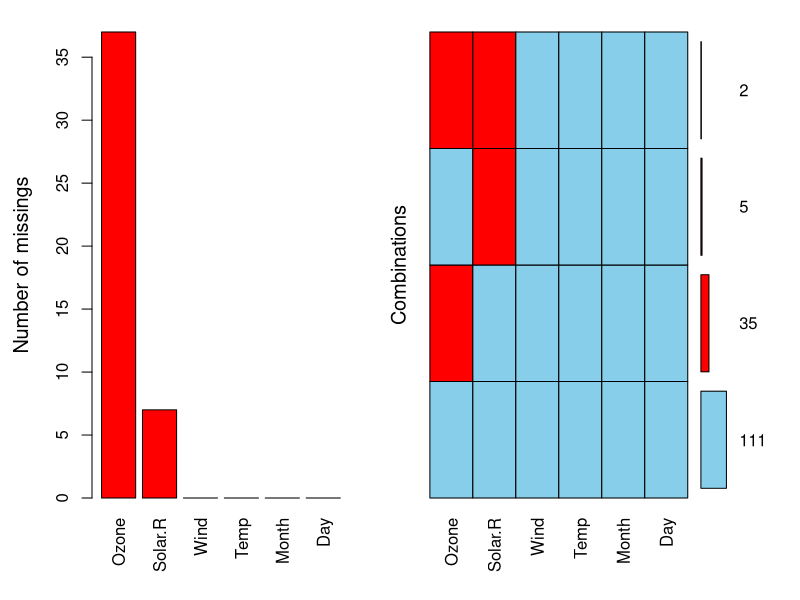
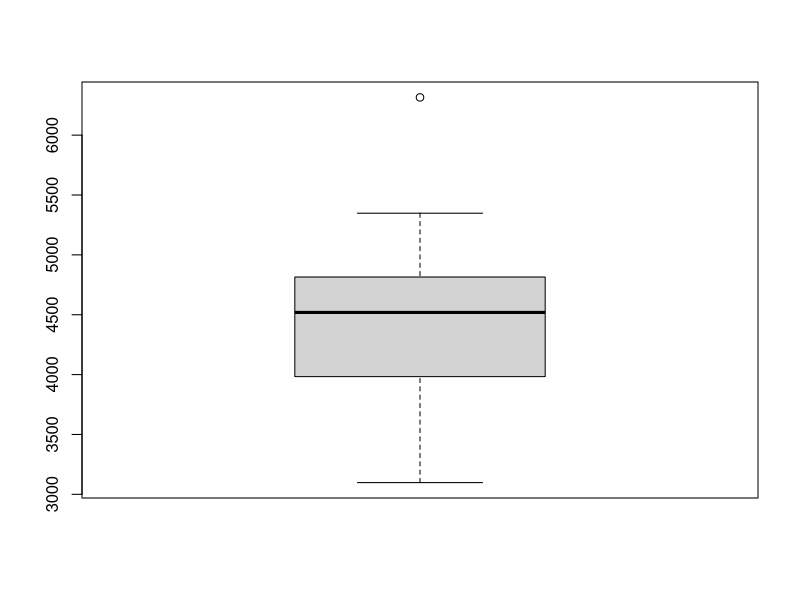
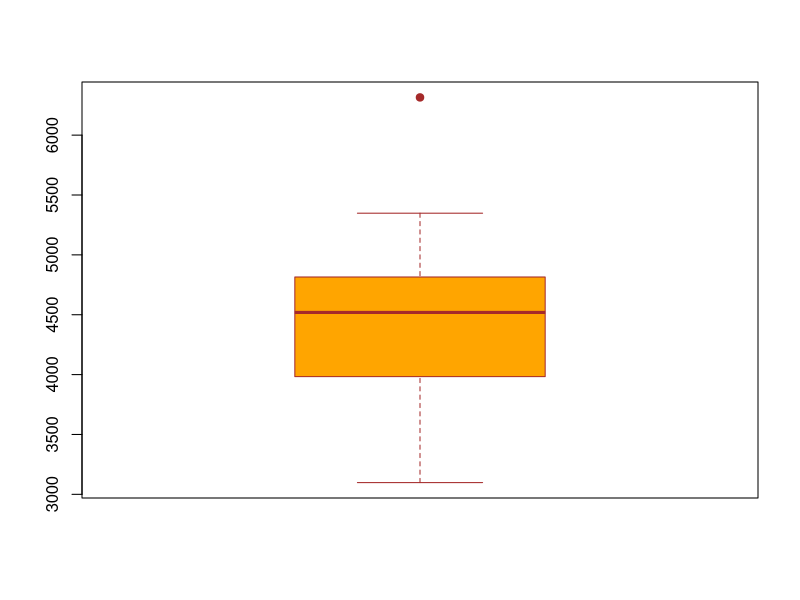
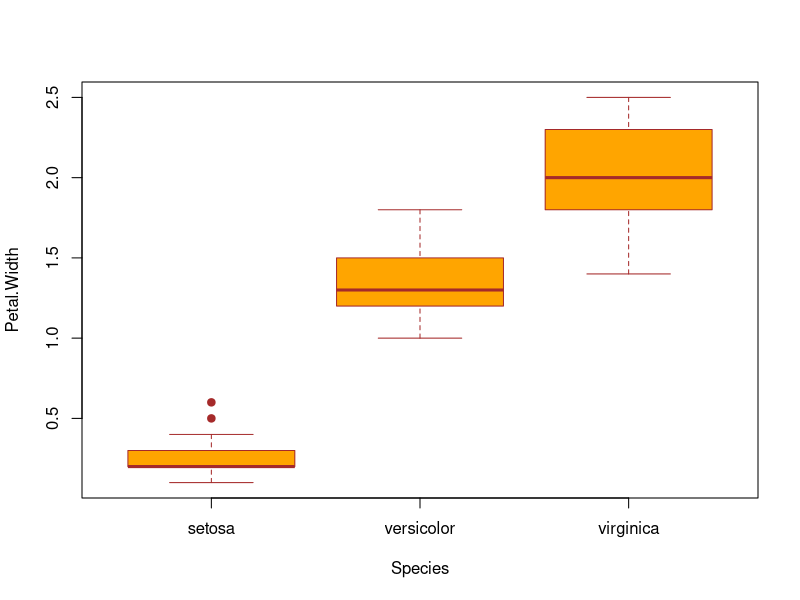
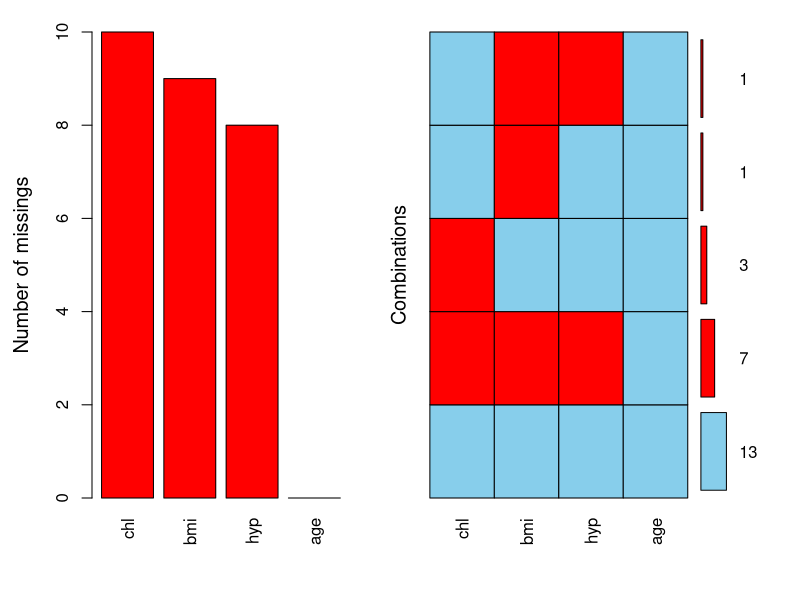
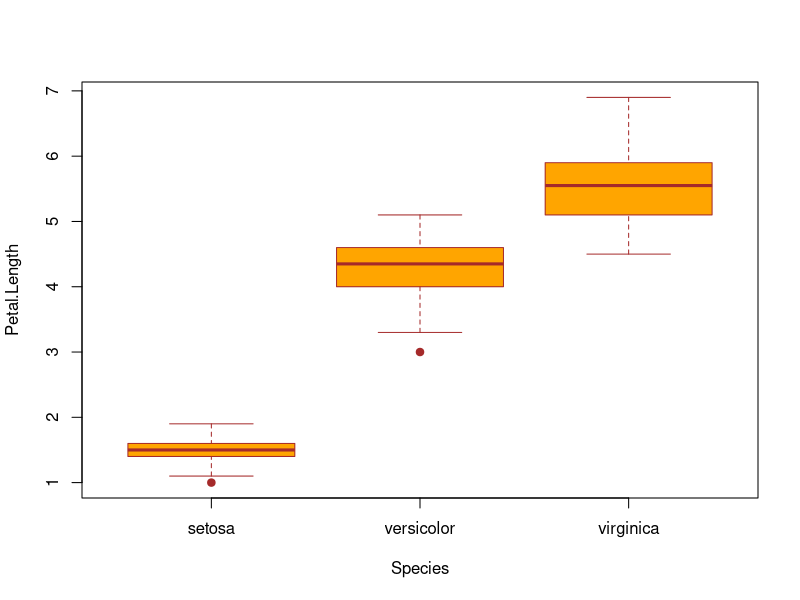

Write the R code that produced these figures, in order.
# Unit 7. Data Preprocessing (1) Missing Values and Anormalies 

windows(width = 7, height = 5)

x <- c(45, NA, 87, 63, 55, NA, 72, 61, 59, 68)
x

mean(x)
mean(x, na.rm = T)

var(x, na.rm = T)
sd(x, na.rm = T)

x <- c(45, NA, 87, 63, 55, NA, 72, 61, 59, 68)
is.na(x)
x[is.na(x)]
x[!is.na(x)]

x[is.na(x)] <- mean(x, na.rm = T)
x

?airquality
str(airquality)

df <- airquality
complete.cases(df)
df[complete.cases(df), ]
df[!complete.cases(df), ]

sum(is.na(df$Ozone))
sum(is.na(df$Solar.R))
sum(is.na(df$Solar.R) & is.na(df$Ozone))

sum(!complete.cases(df))
mean(!complete.cases(df))

library(VIM)
?VIM
?aggr
aggr(airquality, prop = F, numbers = T, sortVar = T)

airquality[complete.cases(airquality), ]
df <- na.omit(airquality)
str(df)
nrow(airquality[complete.cases(airquality), ])

library(mice)
?mice

result <- mice(airquality, method="mean", m = 2, maxit = 2)
result$imp$Ozone
result$imp$Solar.R
result$imp$Wind

df <- data.frame(state.x77)
?boxplot
boxplot(df$Income)
boxplot(df$Income, pch = 19, col = "orange", border = "brown")

boxplot.stats(df$Income)
outlier <- boxplot.stats(df$Income)
df[df$Income == outlier$out, ]

df <- data.frame(state.x77)
nrow(df)
df[df$Income == outlier$out, ] <- NA
df[!complete.cases(df), ]
df.no.outlier <- na.omit(df)
nrow(df.no.outlier)

boxplot(Petal.Width ~ Species, data = iris, 
        pch = 19, col = "orange", border = "brown")

df <- with(iris, iris[Species == "setosa", ])
boxplot.stats(df$Petal.Width)
outlier <- boxplot.stats(df$Petal.Width)$out
df[df$Petal.Width %in% outlier, ] <- NA
df.no.outlier <- na.omit(df)
nrow(df.no.outlier)


# exercise 7.1

library(mice)
?nhanes
str(nhanes)
nhanes[complete.cases(nhanes), ]
nhanes[!complete.cases(nhanes), ]

sum(is.na(nhanes$bmi))
sum(is.na(nhanes$hyp))
sum(is.na(nhanes$chl))

library(VIM)
aggr(nhanes, prop = F, numbers = T, sortVar = T)


# exercise 7.2
boxplot(Petal.Length ~ Species, data = iris, 
        pch = 19, col = "orange", border = "brown")

df.set <- iris[iris$Species == "setosa", ]
df.ver <- iris[iris$Species == "versicolor", ]
out.set <- boxplot.stats(df.set$Petal.Length)$out
out.set
out.ver <- boxplot.stats(df.ver$Petal.Length)$out
out.ver
df <- iris
df[df$Petal.Length %in% out.set, ] <- NA
df[df$Petal.Length %in% out.ver, ] <- NA
df[!complete.cases(df), ]
df.na.omit <- na.omit(df)
str(df.na.omit)
df[!complete.cases(df.na.omit), ]
